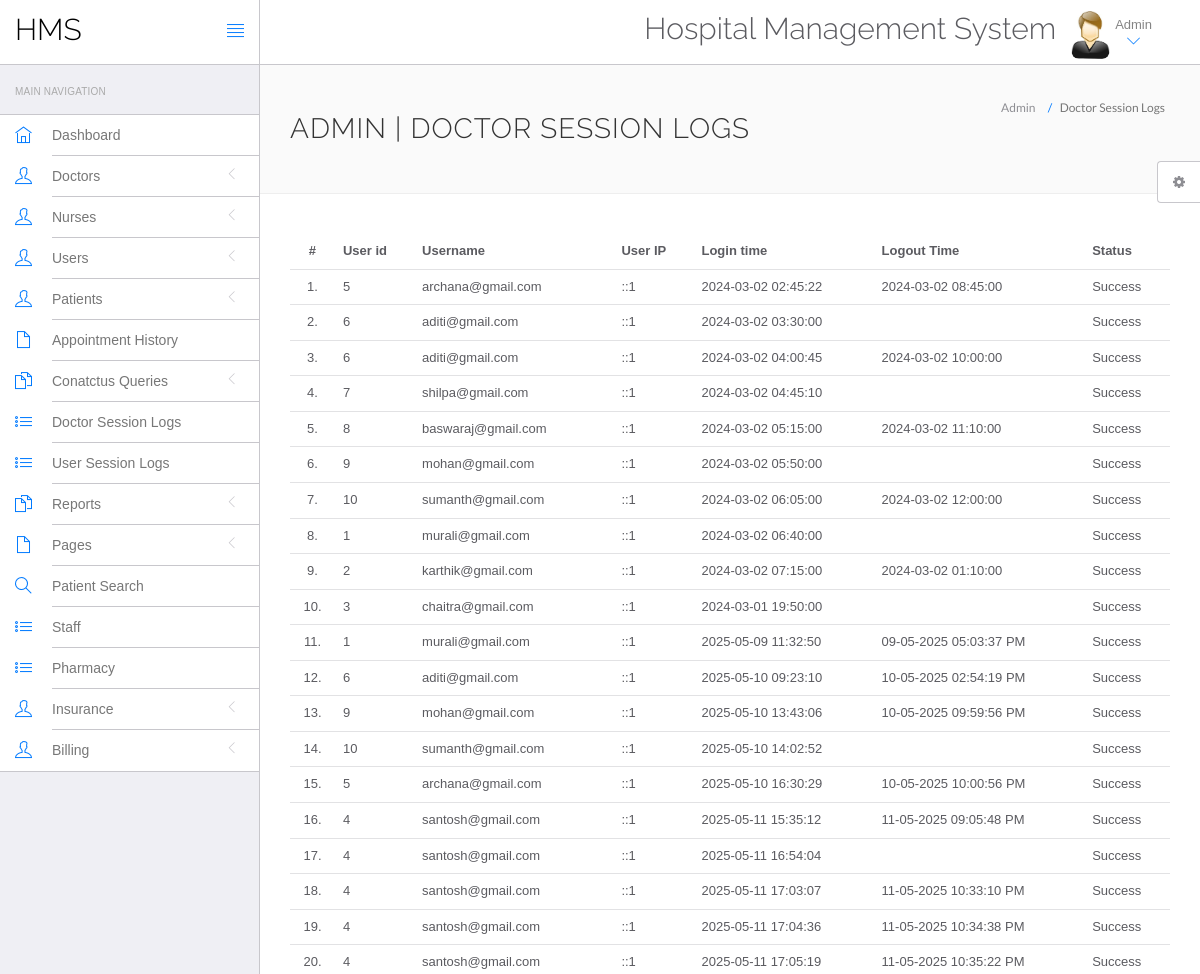
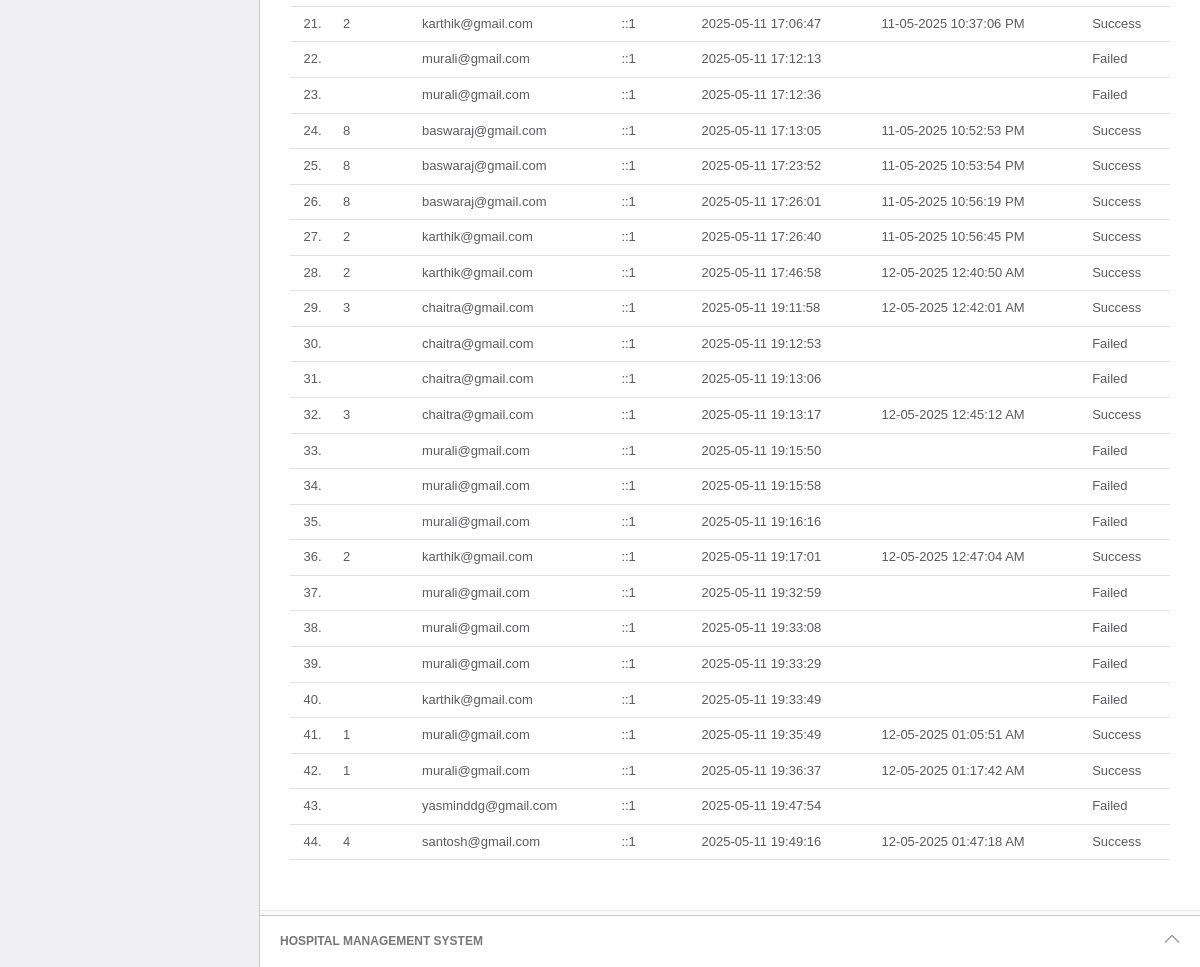
The page /hms/admin/doctor-logs.php (signed in) on the database its author committed (2 pictures, top to bottom).
### tables this page shows
CREATE TABLE `doctorslog` (
  `id` int(11) NOT NULL,
  `uid` int(11) DEFAULT NULL,
  `username` varchar(255) DEFAULT NULL,
  `userip` binary(16) DEFAULT NULL,
  `loginTime` timestamp NOT NULL DEFAULT current_timestamp(),
  `logout` varchar(255) DEFAULT NULL,
  `status` int(11) DEFAULT NULL
);

### hms/admin/doctor-logs.php (the view, shortened to what this page needs)
<?php
include('include/config.php');
if(strlen($_SESSION['id']==0)) {
 header('location:logout.php');
  } else{
?>
<!DOCTYPE html>
<html lang="en">
	<head>
		<link rel="stylesheet" href="vendor/bootstrap/css/bootstrap.min.css">
		<link rel="stylesheet" href="vendor/fontawesome/css/font-awesome.min.css">
		<link rel="stylesheet" href="vendor/themify-icons/themify-icons.min.css">
		<link href="vendor/animate.css/animate.min.css" rel="stylesheet" media="screen">
		<link href="vendor/perfect-scrollbar/perfect-scrollbar.min.css" rel="stylesheet" media="screen">
		<link href="vendor/switchery/switchery.min.css" rel="stylesheet" media="screen">
		<link href="vendor/bootstrap-touchspin/jquery.bootstrap-touchspin.min.css" rel="stylesheet" media="screen">
		<link href="vendor/select2/select2.min.css" rel="stylesheet" media="screen">
		<link href="vendor/bootstrap-datepicker/bootstrap-datepicker3.standalone.min.css" rel="stylesheet" media="screen">
		<link href="vendor/bootstrap-timepicker/bootstrap-timepicker.min.css" rel="stylesheet" media="screen">
		<link rel="stylesheet" href="assets/css/styles.css">
		<link rel="stylesheet" href="assets/css/plugins.css">
		<link rel="stylesheet" href="assets/css/themes/theme-1.css" id="skin_color" />
	</head>
	<body>
		<div id="app">
<?php include('include/sidebar.php');?>
			<div class="app-content">
					<?php include('include/header.php');?>
				<div class="main-content" >
					<div class="wrap-content container" id="container">
						<section id="page-title">
							<div class="row">
								<div class="col-sm-8">
									<h1 class="mainTitle">Admin  | Doctor Session Logs</h1>
																	</div>
								<ol class="breadcrumb">
									<li>
										<span>Admin </span>
									</li>
									<li class="active">
										<span>Doctor Session Logs</span>
									</li>
								</ol>
							</div>
						</section>
						<div class="container-fluid container-fullw bg-white">
									<div class="row">
								<div class="col-md-12">
									<table class="table table-hover" id="sample-table-1">
										<thead>
											<tr>
												<th class="center">#</th>
												<th class="hidden-xs">User id</th>
												<th>Username</th>
												<th>User IP</th>
												<th>Login time</th>
												<th>Logout Time </th>
												<th> Status </th>
											</tr>
										</thead>
										<tbody>
<?php
$sql=mysqli_query($con,"select * from doctorslog ");
$cnt=1;
while($row=mysqli_fetch_array($sql))
{
?>
											<tr>
												<td class="center"><?php echo $cnt;?>.</td>
												<td class="hidden-xs"><?php echo $row['uid'];?></td>
												<td class="hidden-xs"><?php echo $row['username'];?></td>
												<td><?php echo $row['userip'];?></td>
												<td><?php echo $row['loginTime'];?></td>
												<td><?php echo $row['logout'];?>
												</td>
												<td>
<?php if($row['status']==1)
{
	echo "Success";
}
else
{
	echo "Failed";
}?>
</td>
											</tr>
											<?php
$cnt=$cnt+1;
											 }?>
										</tbody>
									</table>
								</div>
							</div>
								</div>
					</div>
				</div>
			</div>
	<?php include('include/footer.php');?>
	<?php include('include/setting.php');?>
		</div>
	</body>
</html>
<?php } ?>

### hms/admin/assets/css/themes/theme-1.css (style rules this page uses)
body { background: #FAFAFA; }

### rows shown on the page
doctorslog: uid "5", username "archana@gmail.com", userip "::1", loginTime "2024-03-02 02:45:22", logout "2024-03-02 08:45:00", status "Success"
doctorslog: uid "6", username "aditi@gmail.com", userip "::1", loginTime "2024-03-02 03:30:00", status "Success"
doctorslog: uid "6", username "aditi@gmail.com", userip "::1", loginTime "2024-03-02 04:00:45", logout "2024-03-02 10:00:00", status "Success"
doctorslog: uid "7", username "shilpa@gmail.com", userip "::1", loginTime "2024-03-02 04:45:10", status "Success"
doctorslog: uid "8", username "baswaraj@gmail.com", userip "::1", loginTime "2024-03-02 05:15:00", logout "2024-03-02 11:10:00", status "Success"
doctorslog: uid "9", username "mohan@gmail.com", userip "::1", loginTime "2024-03-02 05:50:00", status "Success"
doctorslog: uid "10", username "sumanth@gmail.com", userip "::1", loginTime "2024-03-02 06:05:00", logout "2024-03-02 12:00:00", status "Success"
doctorslog: uid "1", username "murali@gmail.com", userip "::1", loginTime "2024-03-02 06:40:00", status "Success"
doctorslog: uid "2", username "karthik@gmail.com", userip "::1", loginTime "2024-03-02 07:15:00", logout "2024-03-02 01:10:00", status "Success"
doctorslog: uid "3", username "chaitra@gmail.com", userip "::1", loginTime "2024-03-01 19:50:00", status "Success"
doctorslog: uid "1", username "murali@gmail.com", userip "::1", loginTime "2025-05-09 11:32:50", logout "09-05-2025 05:03:37 PM", status "Success"
doctorslog: uid "6", username "aditi@gmail.com", userip "::1", loginTime "2025-05-10 09:23:10", logout "10-05-2025 02:54:19 PM", status "Success"
doctorslog: uid "9", username "mohan@gmail.com", userip "::1", loginTime "2025-05-10 13:43:06", logout "10-05-2025 09:59:56 PM", status "Success"
doctorslog: uid "10", username "sumanth@gmail.com", userip "::1", loginTime "2025-05-10 14:02:52", status "Success"
doctorslog: uid "5", username "archana@gmail.com", userip "::1", loginTime "2025-05-10 16:30:29", logout "10-05-2025 10:00:56 PM", status "Success"
doctorslog: uid "4", username "santosh@gmail.com", userip "::1", loginTime "2025-05-11 15:35:12", logout "11-05-2025 09:05:48 PM", status "Success"
doctorslog: uid "4", username "santosh@gmail.com", userip "::1", loginTime "2025-05-11 16:54:04", status "Success"
doctorslog: uid "4", username "santosh@gmail.com", userip "::1", loginTime "2025-05-11 17:03:07", logout "11-05-2025 10:33:10 PM", status "Success"
doctorslog: uid "4", username "santosh@gmail.com", userip "::1", loginTime "2025-05-11 17:04:36", logout "11-05-2025 10:34:38 PM", status "Success"
doctorslog: uid "4", username "santosh@gmail.com", userip "::1", loginTime "2025-05-11 17:05:19", logout "11-05-2025 10:35:22 PM", status "Success"
doctorslog: uid "2", username "karthik@gmail.com", userip "::1", loginTime "2025-05-11 17:06:47", logout "11-05-2025 10:37:06 PM", status "Success"
doctorslog: username "murali@gmail.com", userip "::1", loginTime "2025-05-11 17:12:13", status "Failed"
doctorslog: username "murali@gmail.com", userip "::1", loginTime "2025-05-11 17:12:36", status "Failed"
doctorslog: uid "8", username "baswaraj@gmail.com", userip "::1", loginTime "2025-05-11 17:13:05", logout "11-05-2025 10:52:53 PM", status "Success"
doctorslog: uid "8", username "baswaraj@gmail.com", userip "::1", loginTime "2025-05-11 17:23:52", logout "11-05-2025 10:53:54 PM", status "Success"
doctorslog: uid "8", username "baswaraj@gmail.com", userip "::1", loginTime "2025-05-11 17:26:01", logout "11-05-2025 10:56:19 PM", status "Success"
doctorslog: uid "2", username "karthik@gmail.com", userip "::1", loginTime "2025-05-11 17:26:40", logout "11-05-2025 10:56:45 PM", status "Success"
doctorslog: uid "2", username "karthik@gmail.com", userip "::1", loginTime "2025-05-11 17:46:58", logout "12-05-2025 12:40:50 AM", status "Success"
doctorslog: uid "3", username "chaitra@gmail.com", userip "::1", loginTime "2025-05-11 19:11:58", logout "12-05-2025 12:42:01 AM", status "Success"
doctorslog: username "chaitra@gmail.com", userip "::1", loginTime "2025-05-11 19:12:53", status "Failed"
doctorslog: username "chaitra@gmail.com", userip "::1", loginTime "2025-05-11 19:13:06", status "Failed"
doctorslog: uid "3", username "chaitra@gmail.com", userip "::1", loginTime "2025-05-11 19:13:17", logout "12-05-2025 12:45:12 AM", status "Success"
doctorslog: username "murali@gmail.com", userip "::1", loginTime "2025-05-11 19:15:50", status "Failed"
doctorslog: username "murali@gmail.com", userip "::1", loginTime "2025-05-11 19:15:58", status "Failed"
doctorslog: username "murali@gmail.com", userip "::1", loginTime "2025-05-11 19:16:16", status "Failed"
doctorslog: uid "2", username "karthik@gmail.com", userip "::1", loginTime "2025-05-11 19:17:01", logout "12-05-2025 12:47:04 AM", status "Success"
doctorslog: username "murali@gmail.com", userip "::1", loginTime "2025-05-11 19:32:59", status "Failed"
doctorslog: username "murali@gmail.com", userip "::1", loginTime "2025-05-11 19:33:08", status "Failed"
doctorslog: username "murali@gmail.com", userip "::1", loginTime "2025-05-11 19:33:29", status "Failed"
doctorslog: username "karthik@gmail.com", userip "::1", loginTime "2025-05-11 19:33:49", status "Failed"
doctorslog: uid "1", username "murali@gmail.com", userip "::1", loginTime "2025-05-11 19:35:49", logout "12-05-2025 01:05:51 AM", status "Success"
doctorslog: uid "1", username "murali@gmail.com", userip "::1", loginTime "2025-05-11 19:36:37", logout "12-05-2025 01:17:42 AM", status "Success"
doctorslog: username "yasminddg@gmail.com", userip "::1", loginTime "2025-05-11 19:47:54", status "Failed"
doctorslog: uid "4", username "santosh@gmail.com", userip "::1", loginTime "2025-05-11 19:49:16", logout "12-05-2025 01:47:18 AM", status "Success"
